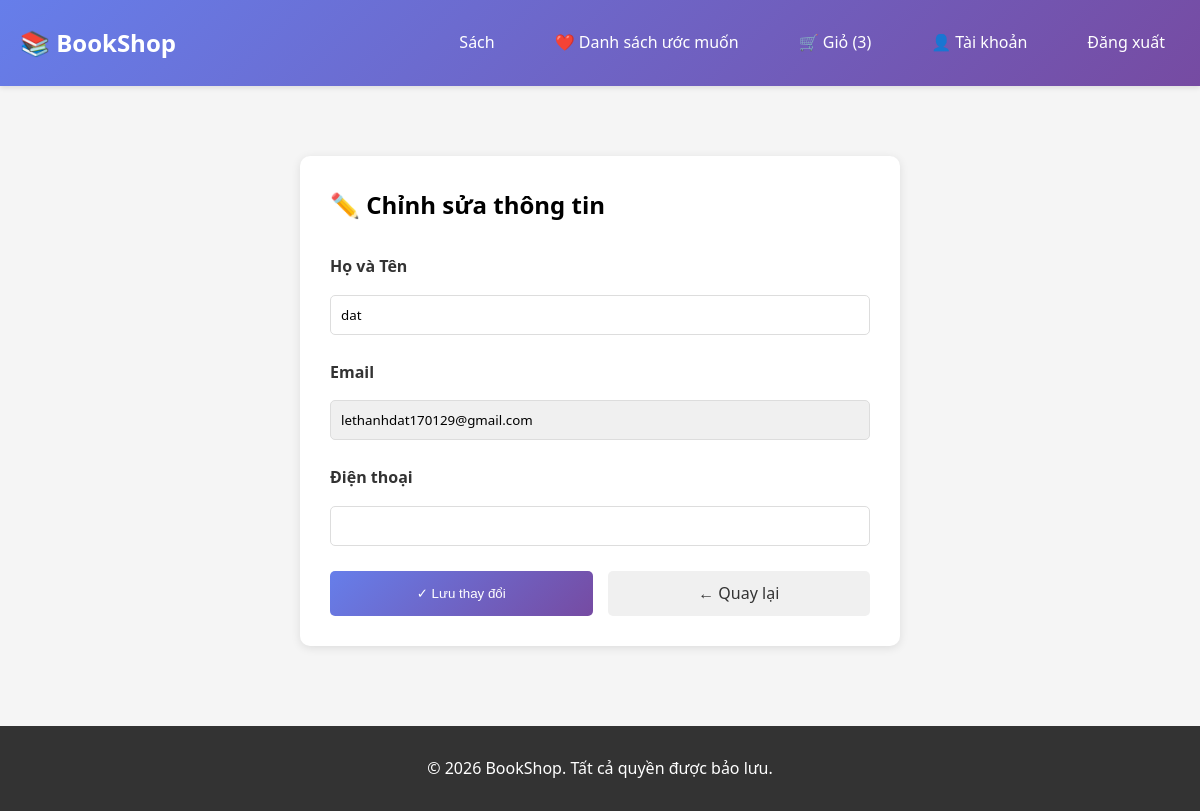
The page /account/edit/ (signed in) on the database as committed earlier.
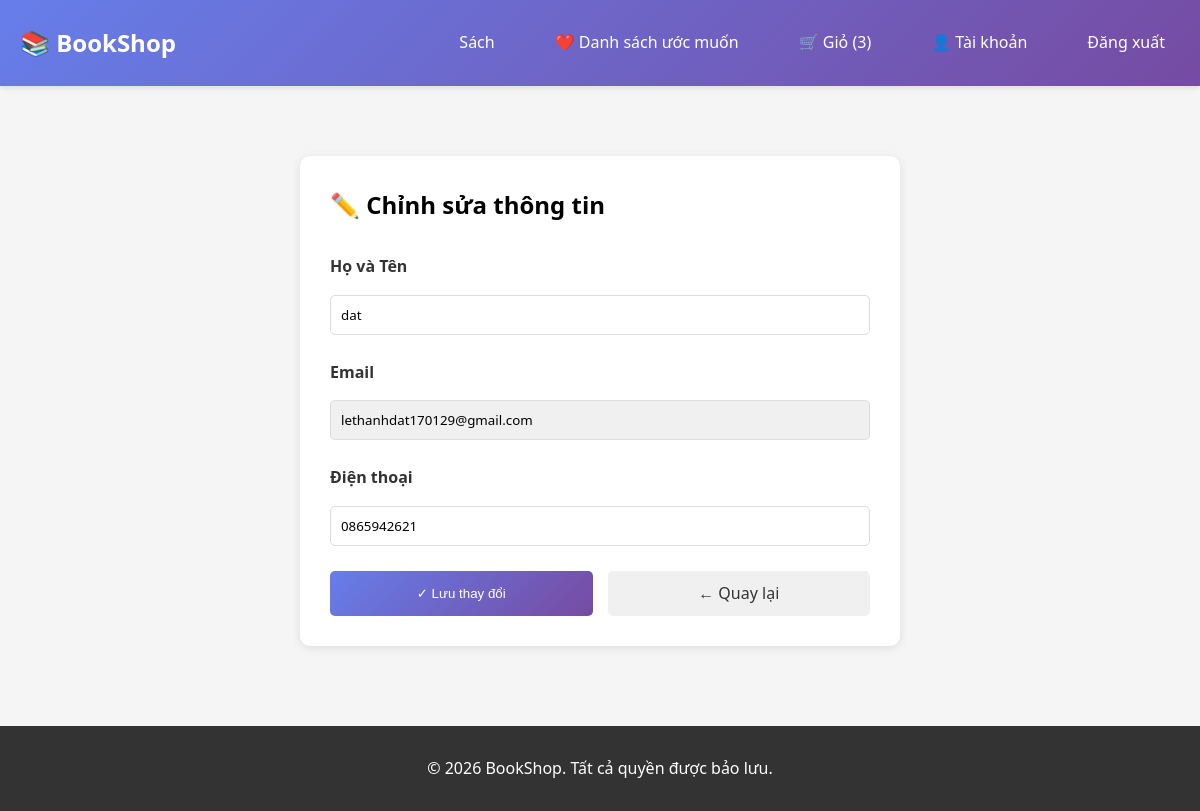
The same page on the database as committed later.
### core/models/customer.py (models this page shows, shortened)
class Customer(models.Model):
    id = models.AutoField(primary_key=True)
    name = models.CharField(max_length=255)
    email = models.EmailField(unique=True)
    password = models.CharField(max_length=255)
    phone = models.CharField(max_length=20, blank=True, null=True)
    address = models.ForeignKey('Address', on_delete=models.SET_NULL, null=True, blank=True)
    membership_level = models.ForeignKey('MembershipLevel', on_delete=models.SET_NULL, null=True, blank=True)
    created_at = models.DateTimeField(auto_now_add=True)
    loyalty_points = models.IntegerField(default=0)
    class Meta:
        app_label = 'core'
        db_table = 'core_customer'

### core/views.py (the view)
# urls.py: path('account/edit/', views.edit_account, name='edit_account'),
def edit_account(request):
    if 'customer_id' not in request.session:
        return redirect('core:login')
    try:
        customer = Customer.objects.get(id=request.session['customer_id'])
        if request.method == 'POST':
            customer.name = request.POST.get('name', customer.name)
            customer.phone = request.POST.get('phone', customer.phone)
            customer.save()
            return redirect('core:account_view')
        context = get_context(request)
        context.update({
            'customer': customer,
        })
        return render(request, 'core/edit_account.html', context)
    except Customer.DoesNotExist:
        return redirect('core:login')

### core/views.py (called while the page is built)
def get_context(request):
    context = {'is_logged_in': 'customer_id' in request.session}
    if 'customer_id' in request.session:
        try:
            customer = Customer.objects.get(id=request.session['customer_id'])
            context['customer'] = customer
            context['cart_count'] = CartItem.objects.filter(
                cart__customer=customer,
                cart__is_active=True
            ).count()
        except Customer.DoesNotExist:
            del request.session['customer_id']
    return context

### core/templates/core/edit_account.html (shortened to what this page needs)
{% extends "core/base.html" %}
{% block content %}
<div style="max-width: 600px; margin: 50px auto; background: white; padding: 30px; border-radius: 10px; box-shadow: 0 2px 10px rgba(0,0,0,0.1);">
    <h2 style="margin-bottom: 30px;">✏️ Chỉnh sửa thông tin</h2>
    <form method="POST">
        <div class="form-group">
            <label for="name">Họ và Tên</label>
            <input type="text" id="name" name="name" value="{{ customer.name }}" required>
        </div>
        <div class="form-group">
            <label for="email">Email</label>
            <input type="email" id="email" name="email" value="{{ customer.email }}" readonly style="background: #f0f0f0; cursor: not-allowed;">
        </div>
        <div class="form-group">
            <label for="phone">Điện thoại</label>
            <input type="text" id="phone" name="phone" value="{{ customer.phone|default:'' }}">
        </div>
        <div style="display: grid; grid-template-columns: 1fr 1fr; gap: 15px;">
            <button type="submit" class="btn">✓ Lưu thay đổi</button>
            <a href="{% url 'core:account_view' %}" class="btn" style="background: #f0f0f0; color: #333; text-decoration: none; text-align: center;">← Quay lại</a>
        </div>
    </form>
</div>
{% endblock %}

Rows that differ between the two databases and show on the page:
changed Customer "dat": phone (not shown) → "0865942621"
